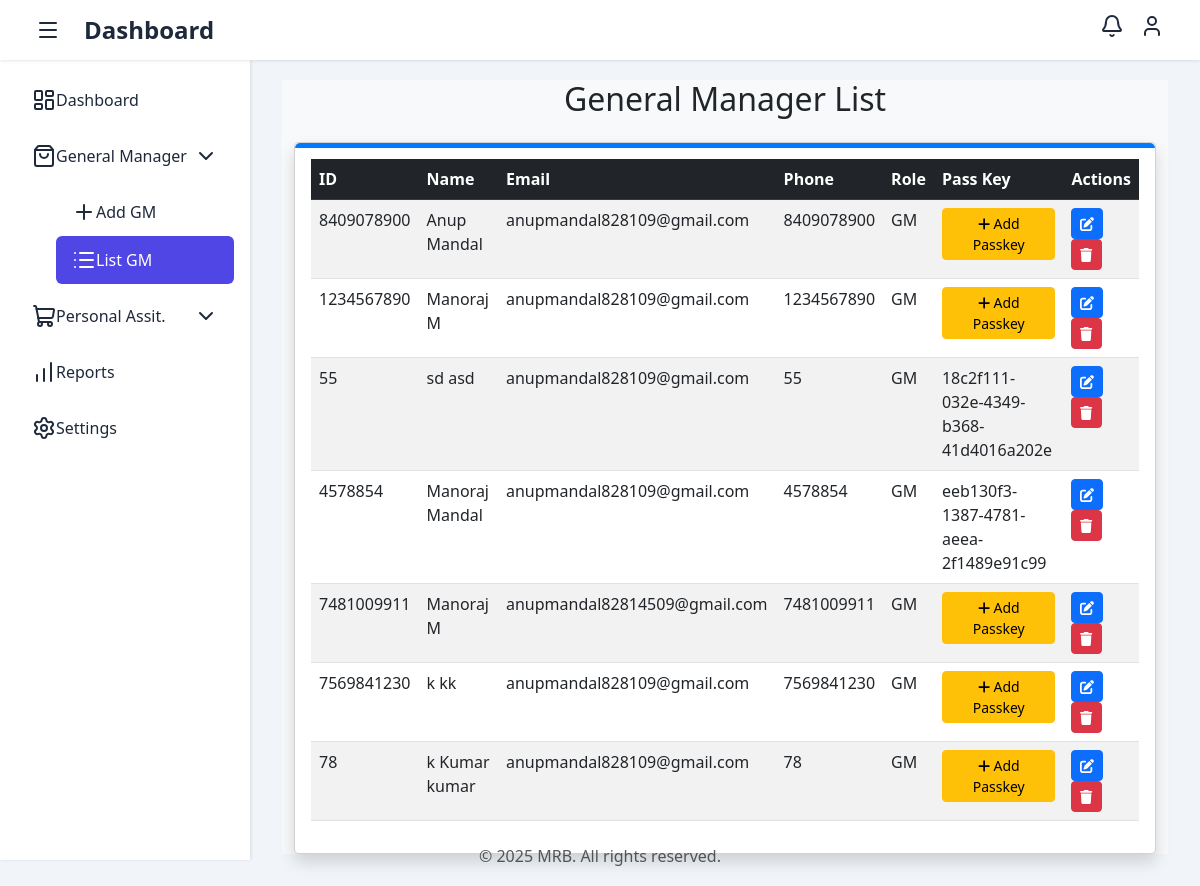
The page /user_gm_list on the database as committed earlier.
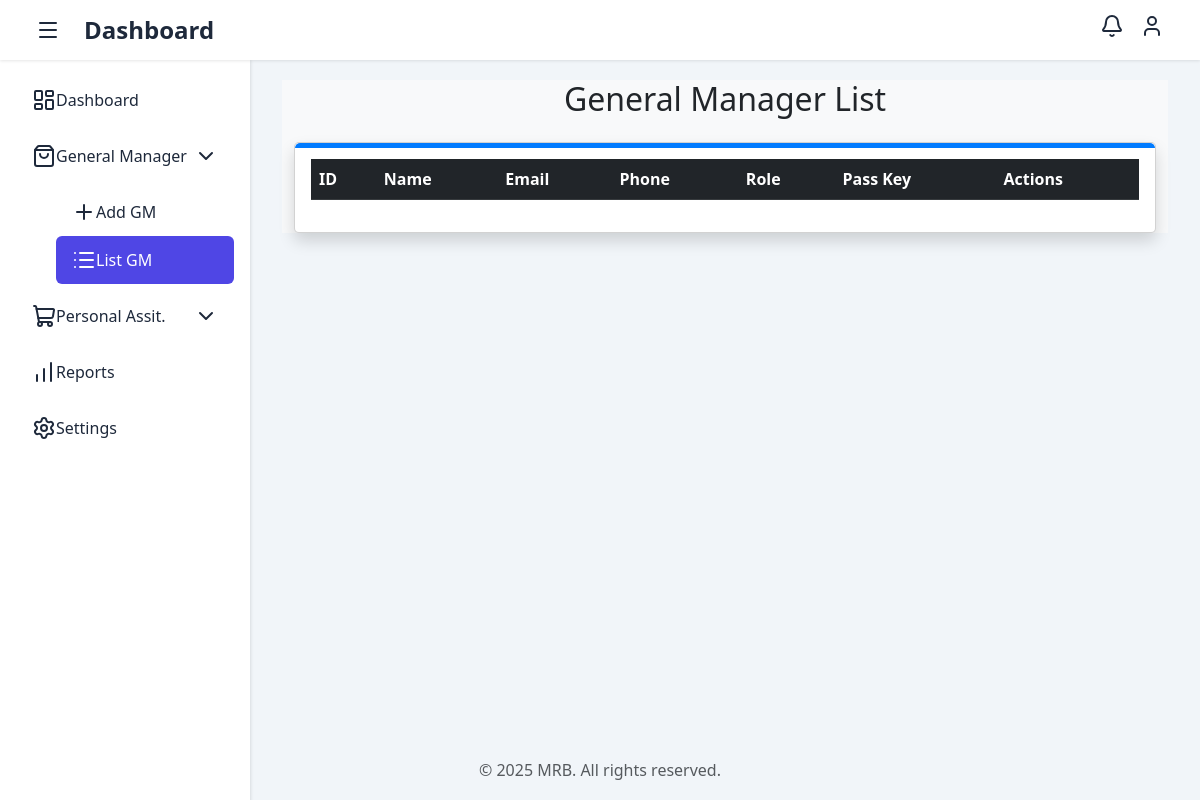
The same page on the database as committed later.
### authuser/models.py (models this page shows, shortened)
class CustomUser(AbstractUser):
    unique_id = models.UUIDField(primary_key=True, default=uuid.uuid4, editable=False)
    pass_key = models.CharField(max_length=500, unique=True,blank=True,null=True)
    phone = models.CharField(max_length=15, unique=True, verbose_name=_("Phone Number"))
    gm = models.ForeignKey(
        'self',
        on_delete=models.SET_NULL,
        null=True,
        blank=True,
        related_name='team_members',
        limit_choices_to={"groups__name": "GM"}  # Limit to users in GM group
    )
    USERNAME_FIELD = 'phone'  # Use phone as the unique identifier
    username = None  # Disable default username field
    REQUIRED_FIELDS = []  # Remove username from required fields
    objects = CustomUserManager()

### main_server/views.py (the view)
# urls.py: path('user_gm_list',GmList.as_view(), name='user_gm_list_urls'),
class GmList(UserListView):...

### main_server/views.py (called while the page is built)
    def get(self, request):
        data_users=self.model_name.objects.filter(groups__name=self.group_name)
        gm_list = self.model_name.objects.filter(groups__name="GM").distinct()
        return render(request, self.template,{"data_users":data_users,"roles":self.group_name,"gm_list":gm_list,"main_server_api": os.getenv("MAIN_SERVER_DOMAIN"),})

### main_server/templates/dashboard/user/user_list.html (shortened to what this page needs)
{% extends 'dashboard/base.html' %}
{% block head %}
<link rel="stylesheet" href="https://cdn.datatables.net/1.13.6/css/dataTables.bootstrap5.min.css">
<link rel="stylesheet" href="https://cdn.datatables.net/buttons/2.4.2/css/buttons.bootstrap5.min.css">
{% endblock head %}
{% block content %}
<div class="bg-light">
    <div class="container mt-5">
        <h2 class="text-center mb-4">{% if roles == "GM" %}
            General Manager List
            {% else %}
            Personal Assit. List
            {% endif %}</h2>
        <div class="card shadow p-3">
            <table id="userTable" class="table table-striped">
                <thead class="table-dark">
                    <tr>
                        <th>ID</th>
                        <th>Name</th>
                        <th>Email</th>
                        <th>Phone</th>
                        <th>Role</th>
                        <th>Pass Key</th>
                        <th>Actions</th>
                    </tr>
                </thead>
                <tbody>
                    {% for lis in data_users %}
                    <tr>
                        <td>{{ lis.phone }}</td>
                        <td>{{ lis.first_name }} {{ lis.last_name }}</td>
                        <td>{{ lis.email }}</td>
                        <td>{{ lis.phone }}</td>
                        <td>
                             {% for group in lis.groups.all %}
                             {{ group.name }}{% if not forloop.last %}, {% endif %}
                         {% endfor %}
                        </td>
                        <td>
                            {% if lis.pass_key %}
                            {{lis.pass_key}}
                            {% else %}
                            <a class="btn btn-sm btn-warning add-passkey-btn"
                                onclick="setPasskeyModalData('{{ lis.phone }}')">
                                <i class="fas fa-plus"></i> Add Passkey
                            </a>
                            {% endif %}
                        </td>
                        <td>
                            <a class="btn btn-sm btn-primary" data-bs-toggle="modal"
                                data-bs-target="#editUserModal" onclick="setEditModalData(
                                    '{{ lis.unique_id }}',
                                    '{{ lis.first_name }}',
                                    '{{ lis.last_name }}',
                                    '{% for role in lis.roles.all %}{% if not forloop.first %}, {% endif %}{{ role.name }}{% endfor %}',
                                    '{{ lis.gm.unique_id }}'
                                )">
                                <i class="fas fa-edit"></i>
                            </a>
                            <a class="btn btn-sm btn-danger" href="{{ lis.unique_id }}">
                                <i class="fas fa-trash"></i>
                            </a>
                        </td>
                    </tr>
                    {% endfor %}
                </tbody>
            </table>
        </div>
    </div>
</div>
{% endblock %}

### main_server/templates/dashboard/base.html (shortened to what this page needs)
{% load static %}
<!DOCTYPE html>
<html lang="en">
<head>
    <link href="https://cdn.jsdelivr.net/npm/bootstrap@5.3.0/dist/css/bootstrap.min.css" rel="stylesheet">
    {% block head %}
    {% endblock head %}
</head>
<body>
    <nav class="navbar navbar-expand-lg fixed-top">
        <div class="container-fluid">
            <button class="toggle-btn me-3" id="sidebar-toggle">
                <i data-lucide="menu"></i>
            </button>
            <a class="navbar-brand" href="#">Dashboard</a>
            <div class="collapse navbar-collapse" id="navbarNav">
                <ul class="navbar-nav ms-auto">
                    <li class="nav-item dropdown">
                        <a class="nav-link" href="#" data-bs-toggle="dropdown">
                            <i data-lucide="bell"></i>
                        </a>
                    </li>
                    <li class="nav-item dropdown">
                        <a class="nav-link" href="#" data-bs-toggle="dropdown">
                            <i data-lucide="user"></i>
                        </a>
                    </li>
                </ul>
            </div>
        </div>
    </nav>
    <div class="sidebar" id="sidebar">
        <ul class="sidebar-nav">
            <li class="nav-item">
                <a class="nav-link" href="{% url 'main_server:dashboard_urls' %}">
                    <i data-lucide="layout-dashboard"></i>
                    Dashboard
                </a>
            </li>
            <li class="nav-item">
                <a class="nav-link" onclick="toggleSubmenu('productsSubmenu')">
                    <i data-lucide="shopping-bag"></i>
                    General Manager
                    <i data-lucide="chevron-down" class="ms-auto"></i>
                </a>
                <ul class="submenu" id="productsSubmenu">
                    <li>
                        <a class="nav-link btn" href="{% url 'main_server:add_gm_user_urls' %}">
                            <i data-lucide="plus"></i>
                            Add GM
                        </a>
                    </li>
                    <li>
                        <a class="nav-link" href="{% url 'main_server:user_gm_list_urls' %}">
                            <i data-lucide="list"></i>
                            List GM
                        </a>
                    </li>
                </ul>
            </li>
            <li class="nav-item">
                <a class="nav-link btn" onclick="toggleSubmenu('ordersSubmenu')">
                    <i data-lucide="shopping-cart"></i>
                    Personal Assit.
                    <i data-lucide="chevron-down" class="ms-auto"></i>
                </a>
            </li>
            <li class="nav-item">
                <a class="nav-link" href="">
                    <i data-lucide="bar-chart"></i>
                    Reports
                </a>
            </li>
            <li class="nav-item">
                <a class="nav-link" href="">
                    <i data-lucide="settings"></i>
                    Settings
                </a>
            </li>
        </ul>
    </div>
    <div class="main-content">
        {% block content %}
        {% endblock %}
    </div>
    <footer class="footer">
        <div class="container text-center">
            <span class="text-muted">© 2025 MRB. All rights reserved.</span>
        </div>
    </footer>
</body>
</html>

### main_server/templates/dashboard/user/user_list.html (style rules this page uses)
.card { border-radius: 12px; box-shadow: 0 4px 8px rgba(0, 0, 0, 0.1); position: relative; border-radius: 5px; overflow: hidden; }
.card::before { content: ""; position: absolute; top: 0; left: 0; width: 100%; height: 5px; background-color: #007bff; border-top-left-radius: 5px; border-top-right-radius: 5px; }

### main_server/templates/dashboard/base.html (style rules this page uses)
:root { --sidebar-width: 250px; --navbar-height: 60px; --footer-height: 60px; --primary-color: #4f46e5; --secondary-color: #1e293b; --hover-color: #4338ca; }
body { min-height: 100vh; background-color: #f1f5f9; }
.navbar { height: var(--navbar-height); background-color: white; box-shadow: 0 1px 3px 0 rgba(0, 0, 0, 0.1); padding: 0.5rem 1rem; }
.navbar-brand { font-size: 1.5rem; font-weight: 600; color: var(--secondary-color) !important; }
.sidebar { position: fixed; top: var(--navbar-height); bottom: var(--footer-height); left: 0; width: var(--sidebar-width); background-color: white; box-shadow: 1px 0 3px 0 rgba(0, 0, 0, 0.1); transition: all 0.3s ease; z-index: 1000; overflow-y: auto; padding: 1rem; height: 100vh; }
.sidebar-nav { list-style: none; padding: 0; }
.nav-item { margin-bottom: 0.5rem; }
.nav-link { display: flex; align-items: center; padding: 0.75rem 1rem; color: var(--secondary-color); text-decoration: none; border-radius: 0.375rem; transition: all 0.2s; }
.nav-link.active { background-color: var(--primary-color); color: white; }
.submenu { list-style: none; padding-left: 2.5rem; margin-top: 0.5rem; display: none; }
.submenu.show { display: block; }
.main-content { margin-left: var(--sidebar-width); padding: 2rem; min-height: calc(100vh - var(--navbar-height) - var(--footer-height)); transition: margin-left 0.3s ease; }
.footer { position: fixed; bottom: 0; left: 0; right: 0; height: var(--footer-height); display: flex; align-items: center; justify-content: center; z-index: 1000; }
.toggle-btn { background: none; border: none; padding: 0.5rem; color: var(--secondary-color); cursor: pointer; display: flex; align-items: center; justify-content: center; }

Rows that differ between the two databases and show on the page:
removed CustomUser: phone "8409078900", first_name "Anup", last_name "Mandal", email "anupmandal828109@gmail.com"
removed CustomUser: phone "1234567890", first_name "Manoraj", last_name "M", email "anupmandal828109@gmail.com"
removed CustomUser: phone "55", first_name "sd", last_name "asd", email "anupmandal828109@gmail.com", pass_key "18c2f111-032e-4349-b368-41d4016a202e"
removed CustomUser: phone "4578854", first_name "Manoraj", last_name "Mandal", email "anupmandal828109@gmail.com", pass_key "eeb130f3-1387-4781-aeea-2f1489e91c99"
removed CustomUser: phone "7481009911", first_name "Manoraj", last_name "M", email "anupmandal82814509@gmail.com"
removed CustomUser: phone "7569841230", first_name "k", last_name "kk", email "anupmandal828109@gmail.com"
removed CustomUser: phone "78", first_name "k Kumar", last_name "kumar", email "anupmandal828109@gmail.com"
